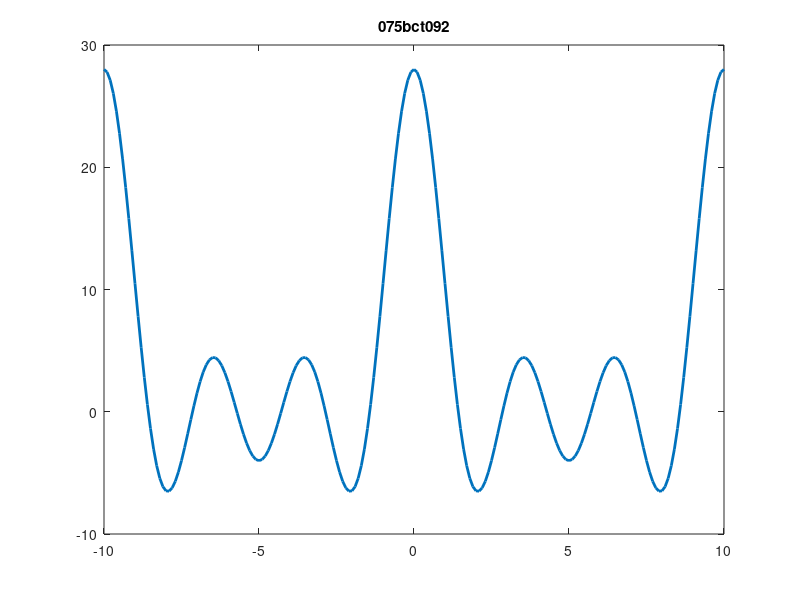

Here is the MATLAB script that generated this plot:

C = [1/3, 1/2, 1/4, 1, 1/4, 1/2, 1/3];
n= -10:0.1:10;
w= 2*pi/10;
x=zeros(size(n));
for k = -3:3
    x = x + (k+4)*exp(i*k*w*n);
end
  plot(n,x,'LineWidth',2);
  title('075bct092');
  